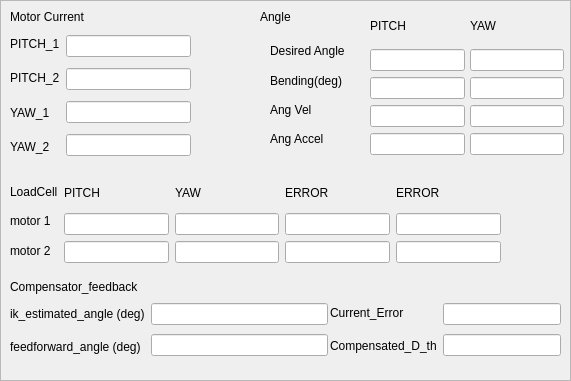
     <widget class="QFrame" name="frame">
      <property name="geometry">
       <rect>
        <x>10</x>
        <y>560</y>
        <width>571</width>
        <height>381</height>
       </rect>
      </property>
      <property name="frameShape">
       <enum>QFrame::StyledPanel</enum>
      </property>
      <property name="frameShadow">
       <enum>QFrame::Raised</enum>
      </property>
      <widget class="QLabel" name="label_26">
       <property name="geometry">
        <rect>
         <x>10</x>
         <y>0</y>
         <width>141</width>
         <height>35</height>
        </rect>
       </property>
       <property name="text">
        <string>&lt;html&gt;&lt;head/&gt;&lt;body&gt;&lt;p&gt;Motor Current&lt;/p&gt;&lt;/body&gt;&lt;/html&gt;</string>
       </property>
      </widget>
      <widget class="QLabel" name="label_29">
       <property name="geometry">
        <rect>
         <x>260</x>
         <y>0</y>
         <width>61</width>
         <height>35</height>
        </rect>
       </property>
       <property name="text">
        <string>&lt;html&gt;&lt;head/&gt;&lt;body&gt;&lt;p&gt;Angle&lt;/p&gt;&lt;/body&gt;&lt;/html&gt;</string>
       </property>
      </widget>
      <widget class="QLabel" name="label_42">
       <property name="geometry">
        <rect>
         <x>10</x>
         <y>270</y>
         <width>281</width>
         <height>35</height>
        </rect>
       </property>
       <property name="text">
        <string>&lt;html&gt;&lt;head/&gt;&lt;body&gt;&lt;p&gt;Compensator_feedback&lt;/p&gt;&lt;/body&gt;&lt;/html&gt;</string>
       </property>
      </widget>
      <widget class="QWidget" name="layoutWidget">
       <property name="geometry">
        <rect>
         <x>10</x>
         <y>300</y>
         <width>318</width>
         <height>61</height>
        </rect>
       </property>
       <layout class="QHBoxLayout" name="horizontalLayout_10">
        <item>
         <layout class="QVBoxLayout" name="verticalLayout_19">
          <item>
           <widget class="QLabel" name="label_43">
            <property name="text">
             <string>&lt;html&gt;&lt;head/&gt;&lt;body&gt;&lt;p&gt;ik_estimated_angle (deg)&lt;/p&gt;&lt;/body&gt;&lt;/html&gt;</string>
            </property>
           </widget>
          </item>
          <item>
           <widget class="QLabel" name="label_44">
            <property name="text">
             <string>&lt;html&gt;&lt;head/&gt;&lt;body&gt;&lt;p&gt;feedforward_angle (deg)&lt;/p&gt;&lt;/body&gt;&lt;/html&gt;</string>
            </property>
           </widget>
          </item>
         </layout>
        </item>
        <item>
         <layout class="QVBoxLayout" name="verticalLayout_18">
          <item>
           <widget class="QLineEdit" name="com_feed_1"/>
          </item>
          <item>
           <widget class="QLineEdit" name="com_feed_2"/>
          </item>
         </layout>
        </item>
       </layout>
      </widget>
      <widget class="QWidget" name="layoutWidget">
       <property name="geometry">
        <rect>
         <x>330</x>
         <y>300</y>
         <width>231</width>
         <height>60</height>
        </rect>
       </property>
       <layout class="QHBoxLayout" name="horizontalLayout_11">
        <item>
         <layout class="QVBoxLayout" name="verticalLayout_21">
          <item>
           <widget class="QLabel" name="label_47">
            <property name="text">
             <string>&lt;html&gt;&lt;head/&gt;&lt;body&gt;&lt;p&gt;Current_Error&lt;/p&gt;&lt;/body&gt;&lt;/html&gt;</string>
            </property>
           </widget>
          </item>
          <item>
           <widget class="QLabel" name="label_46">
            <property name="text">
             <string>&lt;html&gt;&lt;head/&gt;&lt;body&gt;&lt;p&gt;Compensated_D_th&lt;/p&gt;&lt;/body&gt;&lt;/html&gt;</string>
            </property>
           </widget>
          </item>
         </layout>
        </item>
        <item>
         <layout class="QVBoxLayout" name="verticalLayout_20">
          <item>
           <widget class="QLineEdit" name="current_error_value"/>
          </item>
          <item>
           <widget class="QLineEdit" name="com_d_th"/>
          </item>
         </layout>
        </item>
       </layout>
      </widget>
      <widget class="QWidget" name="layoutWidget">
       <property name="geometry">
        <rect>
         <x>10</x>
         <y>30</y>
         <width>181</width>
         <height>131</height>
        </rect>
       </property>
       <layout class="QHBoxLayout" name="horizontalLayout_4">
        <item>
         <layout class="QVBoxLayout" name="verticalLayout_8">
          <item>
           <widget class="QLabel" name="label_22">
            <property name="text">
             <string>&lt;html&gt;&lt;head/&gt;&lt;body&gt;&lt;p&gt;PITCH_1&lt;/p&gt;&lt;/body&gt;&lt;/html&gt;</string>
            </property>
           </widget>
          </item>
          <item>
           <widget class="QLabel" name="label_23">
            <property name="text">
             <string>&lt;html&gt;&lt;head/&gt;&lt;body&gt;&lt;p&gt;PITCH_2&lt;/p&gt;&lt;/body&gt;&lt;/html&gt;</string>
            </property>
           </widget>
          </item>
          <item>
           <widget class="QLabel" name="label_24">
            <property name="text">
             <string>&lt;html&gt;&lt;head/&gt;&lt;body&gt;&lt;p&gt;YAW_1&lt;/p&gt;&lt;/body&gt;&lt;/html&gt;</string>
            </property>
           </widget>
          </item>
          <item>
           <widget class="QLabel" name="label_25">
            <property name="text">
             <string>&lt;html&gt;&lt;head/&gt;&lt;body&gt;&lt;p&gt;YAW_2&lt;/p&gt;&lt;/body&gt;&lt;/html&gt;</string>
            </property>
           </widget>
          </item>
         </layout>
        </item>
        <item>
         <layout class="QVBoxLayout" name="verticalLayout_9">
          <item>
           <widget class="QLineEdit" name="motor_pitch1_current_value"/>
          </item>
          <item>
           <widget class="QLineEdit" name="motor_pitch2_current_value"/>
          </item>
          <item>
           <widget class="QLineEdit" name="motor_yaw1_current_value"/>
          </item>
          <item>
           <widget class="QLineEdit" name="motor_yaw2_current_value"/>
          </item>
         </layout>
        </item>
        <item>
         <layout class="QVBoxLayout" name="verticalLayout_22"/>
        </item>
       </layout>
      </widget>
      <widget class="QWidget" name="layoutWidget">
       <property name="geometry">
        <rect>
         <x>470</x>
         <y>10</y>
         <width>94</width>
         <height>145</height>
        </rect>
       </property>
       <layout class="QVBoxLayout" name="verticalLayout_24">
        <item>
         <widget class="QLabel" name="label_52">
          <property name="text">
           <string>&lt;html&gt;&lt;head/&gt;&lt;body&gt;&lt;p&gt;YAW&lt;/p&gt;&lt;/body&gt;&lt;/html&gt;</string>
          </property>
         </widget>
        </item>
        <item>
         <widget class="QLineEdit" name="desired_angle_yaw"/>
        </item>
        <item>
         <widget class="QLineEdit" name="angle_aurora_yaw"/>
        </item>
        <item>
         <widget class="QLineEdit" name="angle_aurora2_yaw"/>
        </item>
        <item>
         <widget class="QLineEdit" name="angle_aurora3_yaw"/>
        </item>
       </layout>
      </widget>
      <widget class="QWidget" name="layoutWidget">
       <property name="geometry">
        <rect>
         <x>270</x>
         <y>40</y>
         <width>98</width>
         <height>111</height>
        </rect>
       </property>
       <layout class="QVBoxLayout" name="verticalLayout_16">
        <item>
         <widget class="QLabel" name="label_41">
          <property name="text">
           <string>&lt;html&gt;&lt;head/&gt;&lt;body&gt;&lt;p&gt;Desired Angle&lt;/p&gt;&lt;/body&gt;&lt;/html&gt;</string>
          </property>
         </widget>
        </item>
        <item>
         <widget class="QLabel" name="label_31">
          <property name="text">
           <string>&lt;html&gt;&lt;head/&gt;&lt;body&gt;&lt;p&gt;Bending(deg)&lt;/p&gt;&lt;/body&gt;&lt;/html&gt;</string>
          </property>
         </widget>
        </item>
        <item>
         <widget class="QLabel" name="label_39">
          <property name="text">
           <string>&lt;html&gt;&lt;head/&gt;&lt;body&gt;&lt;p&gt;Ang Vel&lt;/p&gt;&lt;/body&gt;&lt;/html&gt;</string>
          </property>
         </widget>
        </item>
        <item>
         <widget class="QLabel" name="label_38">
          <property name="text">
           <string>&lt;html&gt;&lt;head/&gt;&lt;body&gt;&lt;p&gt;Ang Accel&lt;/p&gt;&lt;/body&gt;&lt;/html&gt;</string>
          </property>
         </widget>
        </item>
       </layout>
      </widget>
      <widget class="QWidget" name="layoutWidget">
       <property name="geometry">
        <rect>
         <x>370</x>
         <y>10</y>
         <width>95</width>
         <height>145</height>
        </rect>
       </property>
       <layout class="QVBoxLayout" name="verticalLayout_23">
        <item>
         <widget class="QLabel" name="label_48">
          <property name="text">
           <string>&lt;html&gt;&lt;head/&gt;&lt;body&gt;&lt;p&gt;PITCH&lt;/p&gt;&lt;/body&gt;&lt;/html&gt;</string>
          </property>
         </widget>
        </item>
        <item>
         <layout class="QVBoxLayout" name="verticalLayout_17">
          <item>
           <widget class="QLineEdit" name="desired_angle"/>
          </item>
          <item>
           <widget class="QLineEdit" name="actual_angle"/>
          </item>
          <item>
           <widget class="QLineEdit" name="angle_aurora_vel"/>
          </item>
          <item>
           <widget class="QLineEdit" name="angle_aurora_accel"/>
          </item>
         </layout>
        </item>
       </layout>
      </widget>
      <widget class="QWidget" name="layoutWidget">
       <property name="geometry">
        <rect>
         <x>10</x>
         <y>180</y>
         <width>491</width>
         <height>83</height>
        </rect>
       </property>
       <layout class="QHBoxLayout" name="horizontalLayout_6">
        <item>
         <layout class="QVBoxLayout" name="verticalLayout_25">
          <item>
           <widget class="QLabel" name="label_53">
            <property name="text">
             <string>&lt;html&gt;&lt;head/&gt;&lt;body&gt;&lt;p&gt;LoadCell&lt;/p&gt;&lt;/body&gt;&lt;/html&gt;</string>
            </property>
           </widget>
          </item>
          <item>
           <widget class="QLabel" name="label_56">
            <property name="text">
             <string>&lt;html&gt;&lt;head/&gt;&lt;body&gt;&lt;p&gt;motor 1&lt;/p&gt;&lt;/body&gt;&lt;/html&gt;</string>
            </property>
           </widget>
          </item>
          <item>
           <widget class="QLabel" name="label_57">
            <property name="text">
             <string>&lt;html&gt;&lt;head/&gt;&lt;body&gt;&lt;p&gt;motor 2&lt;/p&gt;&lt;/body&gt;&lt;/html&gt;</string>
            </property>
           </widget>
          </item>
         </layout>
        </item>
        <item>
         <layout class="QVBoxLayout" name="verticalLayout_26">
          <item>
           <widget class="QLabel" name="label_54">
            <property name="text">
             <string>&lt;html&gt;&lt;head/&gt;&lt;body&gt;&lt;p&gt;PITCH&lt;/p&gt;&lt;/body&gt;&lt;/html&gt;</string>
            </property>
           </widget>
          </item>
          <item>
           <widget class="QLineEdit" name="load_m1_pitch"/>
          </item>
          <item>
           <widget class="QLineEdit" name="load_m2_pitch"/>
          </item>
         </layout>
        </item>
        <item>
         <layout class="QVBoxLayout" name="verticalLayout_27">
          <item>
           <widget class="QLabel" name="label_55">
            <property name="text">
             <string>&lt;html&gt;&lt;head/&gt;&lt;body&gt;&lt;p&gt;YAW&lt;/p&gt;&lt;/body&gt;&lt;/html&gt;</string>
            </property>
           </widget>
          </item>
          <item>
           <widget class="QLineEdit" name="load_m1_yaw"/>
          </item>
          <item>
           <widget class="QLineEdit" name="load_m2_yaw"/>
          </item>
         </layout>
        </item>
        <item>
         <layout class="QVBoxLayout" name="verticalLayout_28">
          <item>
           <widget class="QLabel" name="label_58">
            <property name="text">
             <string>&lt;html&gt;&lt;head/&gt;&lt;body&gt;&lt;p&gt;ERROR&lt;/p&gt;&lt;/body&gt;&lt;/html&gt;</string>
            </property>
           </widget>
          </item>
          <item>
           <widget class="QLineEdit" name="error_m1_pitch"/>
          </item>
          <item>
           <widget class="QLineEdit" name="error_m2_pitch"/>
          </item>
         </layout>
        </item>
        <item>
         <layout class="QVBoxLayout" name="verticalLayout_29">
          <item>
           <widget class="QLabel" name="label_59">
            <property name="text">
             <string>&lt;html&gt;&lt;head/&gt;&lt;body&gt;&lt;p&gt;ERROR&lt;/p&gt;&lt;/body&gt;&lt;/html&gt;</string>
            </property>
           </widget>
          </item>
          <item>
           <widget class="QLineEdit" name="error_m1_yaw"/>
          </item>
          <item>
           <widget class="QLineEdit" name="error_m2_yaw"/>
          </item>
         </layout>
        </item>
       </layout>
      </widget>
     </widget>
